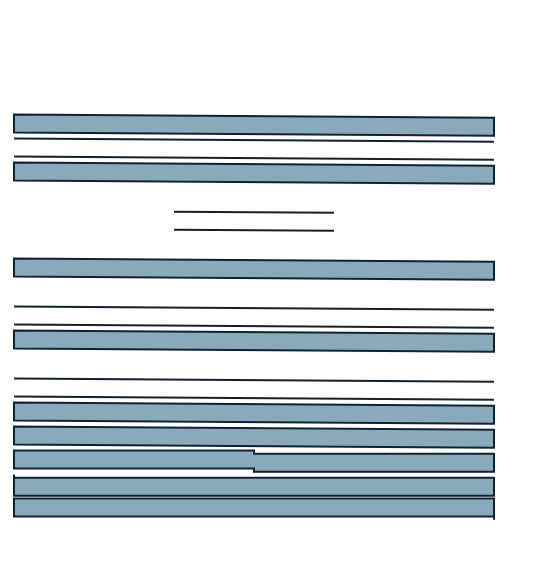

Express this chart as Vega-Lite.
### Vega specification from a JSON file in a GitHub repository (floating-point values rounded to 4 significant figures)
{"$schema": "https://vega.github.io/schema/vega/v6.json", "width": 260, "height": 278, "padding": 5, "marks": [{"type": "area", "from": {"data": "p2"}, "encode": {"update": {"x": {"field": "x"}, "y": {"signal": "datum.y + 0"}, "y2": {"signal": "datum.y + 0 + 9"}, "interpolate": {"value": "linear"}, "fill": {"value": "#8ab"}, "stroke": {"value": "#123"}}}}, {"type": "area", "from": {"data": "p2"}, "encode": {"update": {"x": {"field": "x"}, "y": {"signal": "datum.y + 12"}, "y2": {"signal": "datum.y + 12 + 9"}, "interpolate": {"value": "linear-closed"}, "fill": {"value": "#8ab"}, "stroke": {"value": "#123"}}}}, {"type": "area", "from": {"data": "p2"}, "encode": {"update": {"x": {"field": "x"}, "y": {"signal": "datum.y + 24"}, "y2": {"signal": "datum.y + 24 + 9"}, "interpolate": {"value": "basis"}, "fill": {"value": "#8ab"}, "stroke": {"value": "#123"}}}}, {"type": "area", "from": {"data": "p2"}, "encode": {"update": {"x": {"field": "x"}, "y": {"signal": "datum.y + 36"}, "y2": {"signal": "datum.y + 36 + 9"}, "interpolate": {"value": "basis-open"}, "fill": {"value": "#8ab"}, "stroke": {"value": "#123"}}}}, {"type": "area", "from": {"data": "p2"}, "encode": {"update": {"x": {"field": "x"}, "y": {"signal": "datum.y + 48"}, "y2": {"signal": "datum.y + 48 + 9"}, "interpolate": {"value": "basis-closed"}, "fill": {"value": "#8ab"}, "stroke": {"value": "#123"}}}}, {"type": "area", "from": {"data": "p2"}, "encode": {"update": {"x": {"field": "x"}, "y": {"signal": "datum.y + 72"}, "y2": {"signal": "datum.y + 72 + 9"}, "interpolate": {"value": "cardinal"}, "fill": {"value": "#8ab"}, "stroke": {"value": "#123"}}}}, {"type": "area", "from": {"data": "p2"}, "encode": {"update": {"x": {"field": "x"}, "y": {"signal": "datum.y + 84"}, "y2": {"signal": "datum.y + 84 + 9"}, "interpolate": {"value": "cardinal-open"}, "fill": {"value": "#8ab"}, "stroke": {"value": "#123"}}}}, {"type": "area", "from": {"data": "p2"}, "encode": {"update": {"x": {"field": "x"}, "y": {"signal": "datum.y + 96"}, "y2": {"signal": "datum.y + 96 + 9"}, "interpolate": {"value": "cardinal-closed"}, "fill": {"value": "#8ab"}, "stroke": {"value": "#123"}}}}, {"type": "area", "from": {"data": "p2"}, "encode": {"update": {"x": {"field": "x"}, "y": {"signal": "datum.y + 108"}, "y2": {"signal": "datum.y + 108 + 9"}, "interpolate": {"value": "catmull-rom"}, "fill": {"value": "#8ab"}, "stroke": {"value": "#123"}}}}, {"type": "area", "from": {"data": "p2"}, "encode": {"update": {"x": {"field": "x"}, "y": {"signal": "datum.y + 120"}, "y2": {"signal": "datum.y + 120 + 9"}, "interpolate": {"value": "catmull-rom-open"}, "fill": {"value": "#8ab"}, "stroke": {"value": "#123"}}}}, {"type": "area", "from": {"data": "p2"}, "encode": {"update": {"x": {"field": "x"}, "y": {"signal": "datum.y + 132"}, "y2": {"signal": "datum.y + 132 + 9"}, "interpolate": {"value": "catmull-rom-closed"}, "fill": {"value": "#8ab"}, "stroke": {"value": "#123"}}}}, {"type": "area", "from": {"data": "p2"}, "encode": {"update": {"x": {"field": "x"}, "y": {"signal": "datum.y + 144"}, "y2": {"signal": "datum.y + 144 + 9"}, "interpolate": {"value": "monotone"}, "fill": {"value": "#8ab"}, "stroke": {"value": "#123"}}}}, {"type": "area", "from": {"data": "p2"}, "encode": {"update": {"x": {"field": "x"}, "y": {"signal": "datum.y + 156"}, "y2": {"signal": "datum.y + 156 + 9"}, "interpolate": {"value": "natural"}, "fill": {"value": "#8ab"}, "stroke": {"value": "#123"}}}}, {"type": "area", "from": {"data": "p2"}, "encode": {"update": {"x": {"field": "x"}, "y": {"signal": "datum.y + 168"}, "y2": {"signal": "datum.y + 168 + 9"}, "interpolate": {"value": "step"}, "fill": {"value": "#8ab"}, "stroke": {"value": "#123"}}}}, {"type": "area", "from": {"data": "p2"}, "encode": {"update": {"x": {"field": "x"}, "y": {"signal": "datum.y + 180"}, "y2": {"signal": "datum.y + 180 + 9"}, "interpolate": {"value": "step-before"}, "fill": {"value": "#8ab"}, "stroke": {"value": "#123"}}}}, {"type": "area", "from": {"data": "p2"}, "encode": {"update": {"x": {"field": "x"}, "y": {"signal": "datum.y + 192"}, "y2": {"signal": "datum.y + 192 + 9"}, "interpolate": {"value": "step-after"}, "fill": {"value": "#8ab"}, "stroke": {"value": "#123"}}}}], "data": [{"name": "p2", "values": [{"x": 0.0, "y": 52.28, "g": true}, {"x": 240.0, "y": 53.89, "g": true}]}]}
